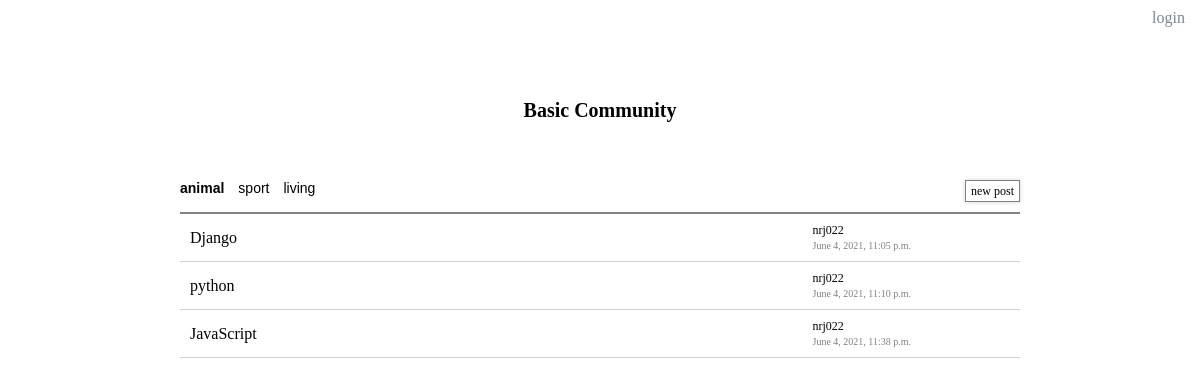
Before: / with the older database file.
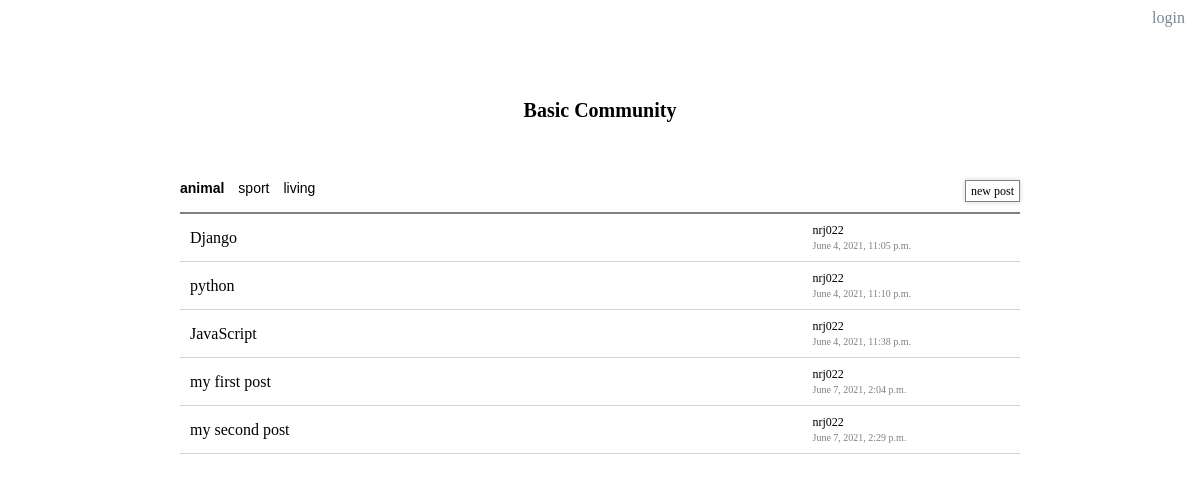
After: the same page with the newer database file.
### blog/models.py (models this page shows, shortened)
class Post(models.Model):
    category = models.CharField(max_length=50)
    author = models.ForeignKey(settings.AUTH_USER_MODEL, on_delete=models.CASCADE)
    title = models.CharField(max_length=200)
    text = models.TextField()
    created_date = models.DateTimeField(
            default=timezone.now)
    published_date = models.DateTimeField(
            blank=True, null=True)

### blog/views.py (the view)
# urls.py: path('', views.main_board, name='main_board'),
def main_board(request):
    posts = Post.objects.filter(created_date__lte=timezone.now()).order_by('created_date')
    return render(request, 'blog/main_board.html', {'posts': posts})

### blog/templates/blog/main_board.html (shortened to what this page needs)
{% extends 'blog/base.html' %} {% block content %}
<a class="login-top" href="{% url 'login' %}">login</a>
<a href="{% url 'main_board' %}"><h1>Basic Community</h1></a>
<div class="container">
  <div class="menu">
    <div class="menu-category">
      <button>animal</button>
      <button>sport</button>
      <button>living</button>
    </div>
    <a class="menu-write-post" href="{% url 'new_post' %}">new post</a>
  </div>
  {% for post in posts %}
  <ul class="post-list">
    <li class="post">
      <a class="post-title" href="{% url 'post_detail' pk=post.pk %}"
        >{{ post.title }}</a
      >
      <div class="post-info">
        <span class="post-info__id">{{ post.author }}</span>
        <span class="post-info__time">{{ post.created_date }}</span>
      </div>
    </li>
  </ul>
  {% endfor %}
</div>
{% endblock %}

Changed rows visible on the page:
added Post: title "my first post", author "nrj022", created_date "June 7, 2021, 2:04 p.m."
added Post: title "my second post", author "nrj022", created_date "June 7, 2021, 2:29 p.m."
